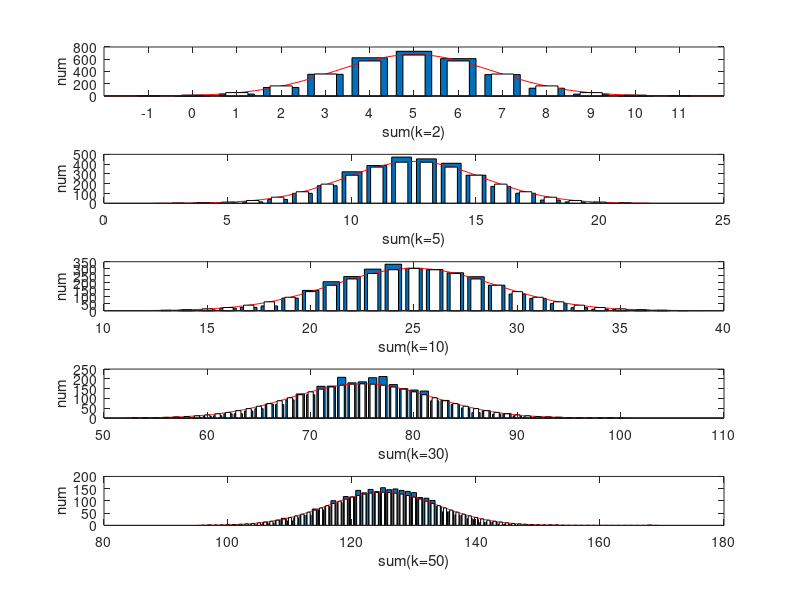

Source code (MATLAB):
trial_time = 3000;
i = 1;
SAMPLE_MEAN = 2.5;
SAMPLE_VAR = 1.25;
for k=[2 5 10 30 50]
    %%
    % This section generates 300 such sums and histogram the results.
    trials = randi([0 1], k, trial_time, 5); % Generate the 5 successes Bernoulli trial.
    trials = sum(trials,3);
    samples = sum(trials);
    subplot(5,1,i);
    i = i + 1;
    [counts, centers] = hist(samples,(min(samples)-1):(max(samples)+1));
    bar(centers, counts);
    %%
    % This section plot the expected frequency from the Gaussian
    %distribution as a comparison to the result.
    hold on
    plot_range = (min(samples)-2):0.1:(max(samples)+2);
    y = pdf('Normal', plot_range, SAMPLE_MEAN*k, sqrt(k)*SAMPLE_VAR) * trial_time;
    plot(plot_range,y,'r');
    points = min(samples)-1-0.5:1:max(samples)+1+0.5;
    points = points-k*SAMPLE_MEAN;
    points = points/(sqrt(k)*SAMPLE_VAR);
    pp = normcdf(points);
    ppd = pp(2:end)-pp(1:end-1);
    bar(min(samples)-1:max(samples)+1,ppd * trial_time,0.5,'w');
    %%
    xlabel(strcat('sum(k=',num2str(k),')'));
    ylabel('num');
    hold off
end
